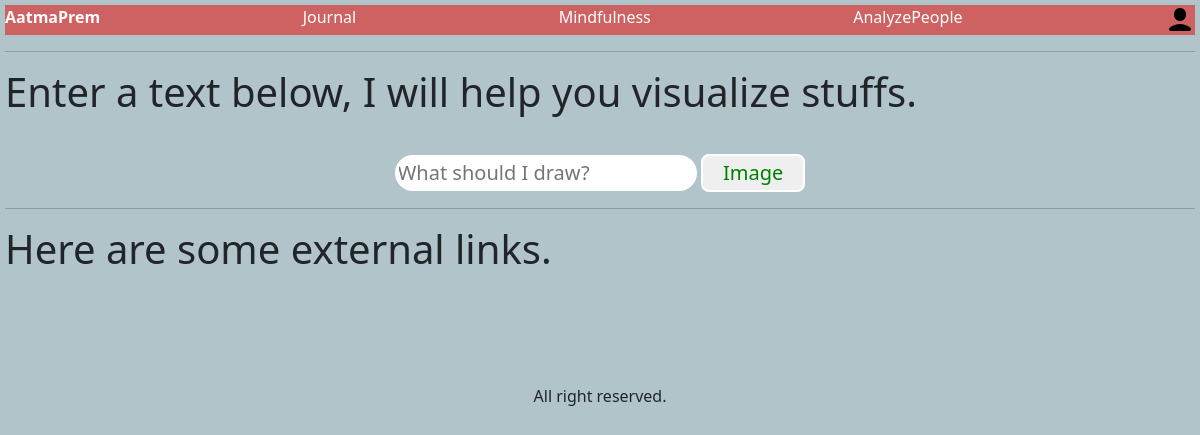
The app's page /mindfulness, older data.
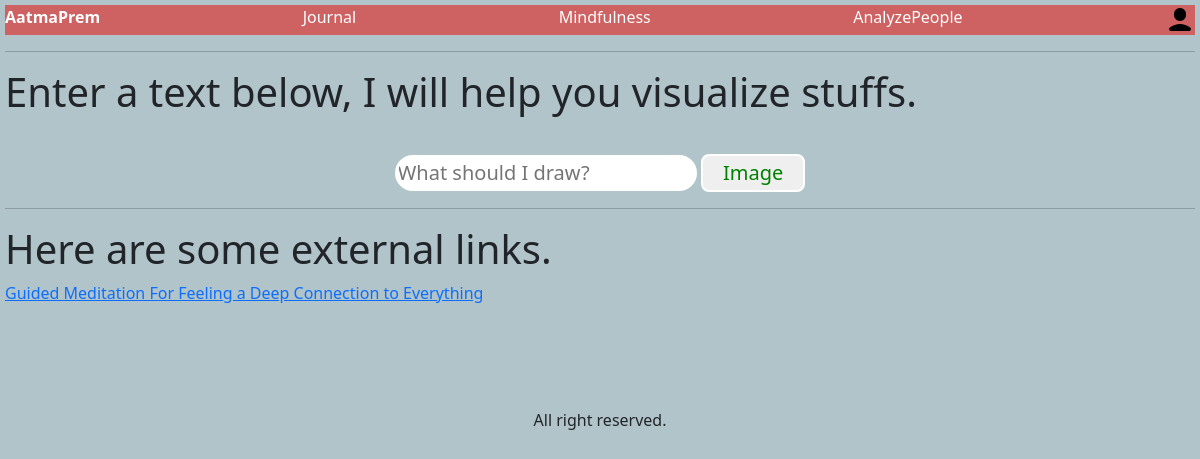
The same page, newer data.
### deepdive/models.py (models this page shows, shortened)
class ExternalLink(models.Model):
    title = models.CharField(max_length=64)
    link = models.CharField(max_length=128)

### deepdive/views.py (the view)
# urls.py: path('mindfulness',views.mindfulness,name='mindfulness'),
def mindfulness(request):
    links = ExternalLink.objects.all()
    return render(request,"deepdive/mindfulness.html",{
        "links":links,
    })

### deepdive/templates/deepdive/mindfulness.html (shortened to what this page needs)
{% extends 'deepdive/layout.html' %}
{% load static %}
{%block body %}
    <hr>
    <div id="imageCreator">
        <h1>
            Enter a text below, I will help you visualize stuffs.
        </h1>
        <form id="imageCreatorForm">
            <input type="text" id="query" placeholder="What should I draw?" required>
            <button type="submit" class="button">Image</button>
        </form>
    </div>
    <hr>
    <div id="links">
        <h1>Here are some external links.</h1>
        {% for link in links %}
            <div><a href="{{link.link}}" target="_blank">{{link.title}}</a></div>
        {% endfor %}
    </div>
{%endblock%}

Row changes from the older to the newer data that the page shows:
added ExternalLink: title "Guided Meditation For Feeling a Deep Connection to Everything"
